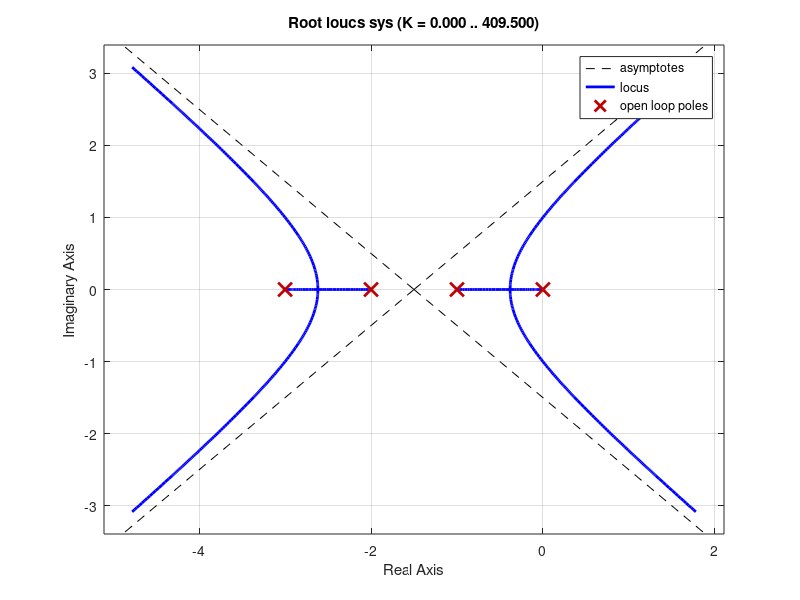
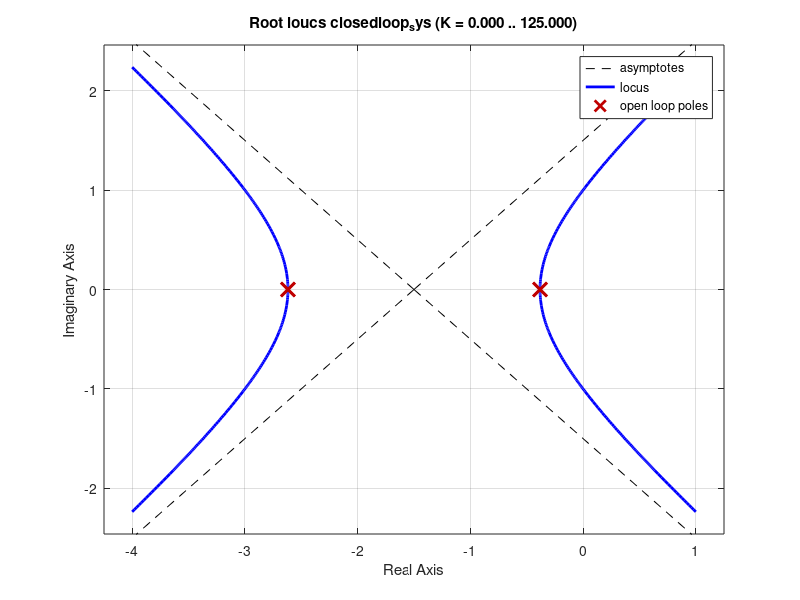
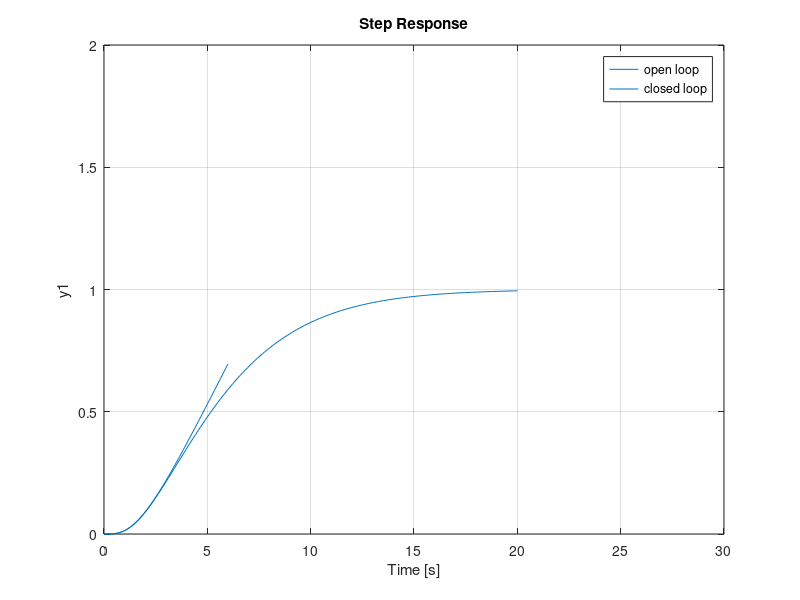

The MATLAB source for these figures, in order:
clear;
clc

num=1;
den=[0 ; -1; -2 ; -3];
sys=tf(num,poly(den))
figure(1);
rlocus(sys);
grid on;

%after showing the system, it's unstable due to teh zero at origin 
%so i decided to make the poles to make it stable and critically  damped

% i get this gain from the root locus curve
feedback_gain=1;

%making feedback gain as a transfer function
feedback_sys=tf(feedback_gain,1);

%the following function will add the feedback to your system and get the
%equivalent G(s)
closedloop_sys=feedback(sys,feedback_sys);

%figure to root locus again to make sure the poles have moved 
figure(2);
rlocus(closedloop_sys)
grid on;

%comparison between open loop system and feedback system
figure(3);
step(sys)
hold on
step(closedloop_sys)
ylim([0, 2]);
xlim([0,30])
legend("open loop","closed loop");
grid on;